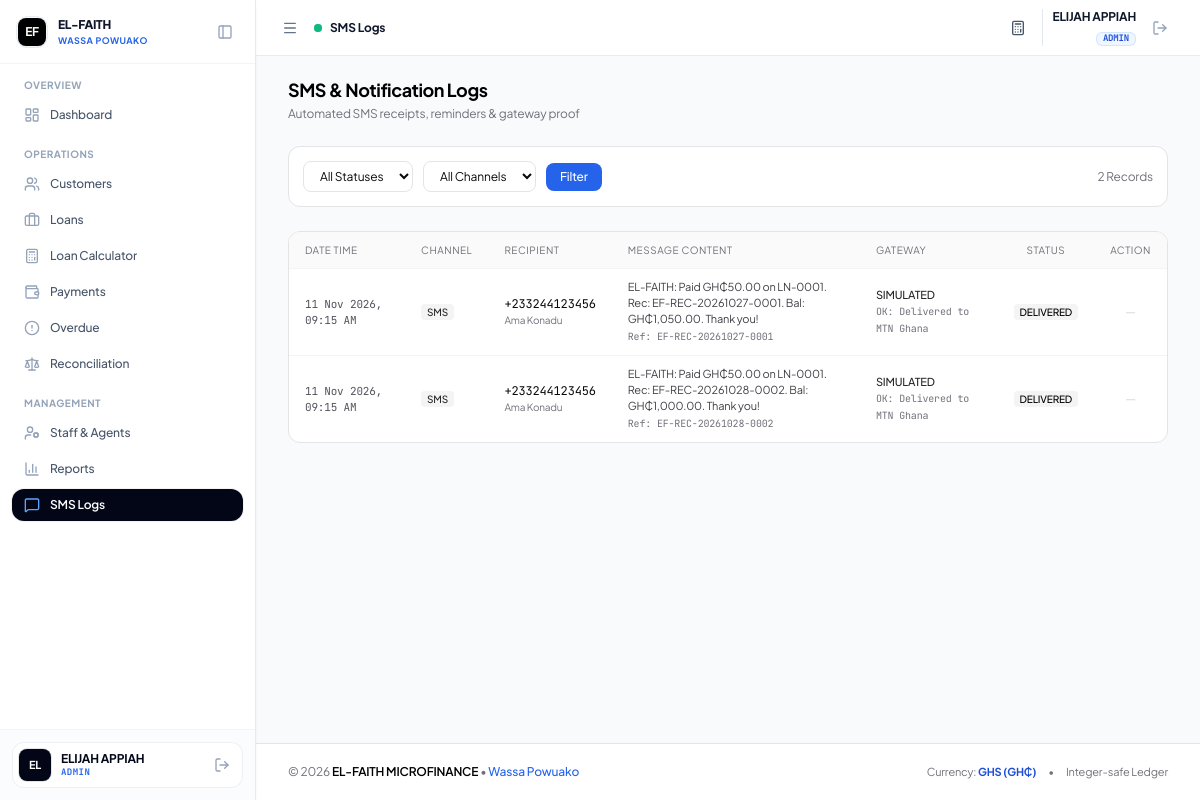
The page /admin/notifications.php (signed in) on the database its author committed.
### tables this page shows
CREATE TABLE IF NOT EXISTS `notifications_log` (
  `id` INT AUTO_INCREMENT PRIMARY KEY,
  `channel` ENUM('sms', 'email') NOT NULL DEFAULT 'sms',
  `recipient` VARCHAR(150) NOT NULL,
  `customer_id` INT NULL,
  `payment_id` INT NULL,
  `message` TEXT NOT NULL,
  `status` ENUM('queued', 'sent', 'failed', 'delivered') NOT NULL DEFAULT 'queued',
  `attempts` INT NOT NULL DEFAULT 0,
  `provider` VARCHAR(50) NOT NULL DEFAULT 'simulated',
  `provider_response` TEXT NULL,
  `sent_at` DATETIME NULL,
  `created_at` DATETIME NOT NULL DEFAULT CURRENT_TIMESTAMP,
  CONSTRAINT `fk_notif_customer` FOREIGN KEY (`customer_id`) REFERENCES `customers` (`id`) ON DELETE SET NULL,
  CONSTRAINT `fk_notif_payment` FOREIGN KEY (`payment_id`) REFERENCES `payments` (`id`) ON DELETE SET NULL,
  INDEX `idx_notif_status` (`status`),
  INDEX `idx_notif_created` (`created_at`)
);

CREATE TABLE IF NOT EXISTS `customers` (
  `id` INT AUTO_INCREMENT PRIMARY KEY,
  `uuid` VARCHAR(36) NOT NULL UNIQUE,
  `customer_code` VARCHAR(30) NOT NULL UNIQUE,
  `full_name` VARCHAR(150) NOT NULL,
  `phone` VARCHAR(20) NOT NULL,
  `alt_phone` VARCHAR(20) NULL,
  `id_type` VARCHAR(50) NOT NULL DEFAULT 'Ghana Card',
  `id_number` VARCHAR(50) NOT NULL,
  `residential_address` TEXT NOT NULL,
  `location_landmark` VARCHAR(255) NOT NULL,
  `gps_lat` DECIMAL(10, 8) NULL,
  `gps_lng` DECIMAL(11, 8) NULL,
  `occupation` VARCHAR(100) NOT NULL,
  `guarantor_name` VARCHAR(150) NOT NULL,
  `guarantor_phone` VARCHAR(20) NOT NULL,
  `guarantor_relation` VARCHAR(50) NOT NULL,
  `guarantor_address` TEXT NULL,
  `assigned_agent_id` INT NULL,
  `created_by` INT NOT NULL,
  `status` ENUM('active', 'inactive', 'blacklisted') NOT NULL DEFAULT 'active',
  `notes` TEXT NULL,
  `deleted_at` DATETIME NULL,
  `created_at` DATETIME NOT NULL DEFAULT CURRENT_TIMESTAMP,
  `updated_at` DATETIME NOT NULL DEFAULT CURRENT_TIMESTAMP ON UPDATE CURRENT_TIMESTAMP,
  CONSTRAINT `fk_customers_assigned_agent` FOREIGN KEY (`assigned_agent_id`) REFERENCES `users` (`id`) ON DELETE SET NULL,
  CONSTRAINT `fk_customers_created_by` FOREIGN KEY (`created_by`) REFERENCES `users` (`id`),
  INDEX `idx_customers_assigned_agent` (`assigned_agent_id`),
  INDEX `idx_customers_phone` (`phone`),
  INDEX `idx_customers_id_number` (`id_number`),
  INDEX `idx_customers_status` (`status`),
  INDEX `idx_customers_deleted_at` (`deleted_at`)
);

CREATE TABLE IF NOT EXISTS `payments` (
  `id` INT AUTO_INCREMENT PRIMARY KEY,
  `uuid` VARCHAR(36) NOT NULL UNIQUE,
  `receipt_number` VARCHAR(40) NOT NULL UNIQUE,
  `loan_id` INT NOT NULL,
  `customer_id` INT NOT NULL,
  `agent_id` INT NOT NULL,
  `amount_pesewas` BIGINT NOT NULL,
  `payment_method` ENUM('cash', 'momo', 'bank_transfer') NOT NULL DEFAULT 'cash',
  `momo_reference` VARCHAR(100) NULL,
  `collection_timestamp` DATETIME NOT NULL DEFAULT CURRENT_TIMESTAMP,
  `gps_lat` DECIMAL(10, 8) NULL,
  `gps_lng` DECIMAL(11, 8) NULL,
  `note` TEXT NULL,
  `is_reversal` TINYINT(1) NOT NULL DEFAULT 0,
  `reversal_of_payment_id` INT NULL,
  `reversal_reason` TEXT NULL,
  `status` ENUM('recorded', 'reversed') NOT NULL DEFAULT 'recorded',
  `created_at` DATETIME NOT NULL DEFAULT CURRENT_TIMESTAMP,
  CONSTRAINT `fk_payments_loan` FOREIGN KEY (`loan_id`) REFERENCES `loans` (`id`),
  CONSTRAINT `fk_payments_customer` FOREIGN KEY (`customer_id`) REFERENCES `customers` (`id`),
  CONSTRAINT `fk_payments_agent` FOREIGN KEY (`agent_id`) REFERENCES `users` (`id`),
  CONSTRAINT `fk_payments_reversal` FOREIGN KEY (`reversal_of_payment_id`) REFERENCES `payments` (`id`) ON DELETE SET NULL,
  INDEX `idx_payments_loan` (`loan_id`),
  INDEX `idx_payments_customer` (`customer_id`),
  INDEX `idx_payments_agent` (`agent_id`),
  INDEX `idx_payments_created` (`collection_timestamp`),
  INDEX `idx_payments_method` (`payment_method`),
  INDEX `idx_payments_status` (`status`)
);

### admin/notifications.php (the view, shortened to what this page needs)
<?php
require_once __DIR__ . '/../includes/functions.php';
require_once __DIR__ . '/../includes/sms.php';
$sql = "
    SELECT n.*, c.full_name AS customer_name, p.receipt_number
    FROM notifications_log n
    LEFT JOIN customers c ON n.customer_id = c.id
    LEFT JOIN payments p ON n.payment_id = p.id
    WHERE 1=1
";
$params = [];
$sql .= " ORDER BY n.created_at DESC LIMIT 100";
$stmt = $pdo->prepare($sql);
$stmt->execute($params);
$logs = $stmt->fetchAll();
include __DIR__ . '/../includes/header.php';
?>
<div class="space-y-6">
    <div class="flex flex-col sm:flex-row sm:items-center justify-between gap-3">
        <div>
            <h1 class="text-lg font-bold text-black tracking-tight">SMS & Notification Logs</h1>
            <p class="text-xs text-zinc-500 mt-0.5">Automated SMS receipts, reminders & gateway proof</p>
        </div>
    </div>
    <div class="bg-white rounded-xl border border-zinc-200 p-3.5 flex flex-col sm:flex-row items-center justify-between gap-3 text-xs">
        <form method="GET" class="flex flex-wrap items-center gap-2.5">
            <div>
                <select name="status" class="px-3 py-1.5 bg-white border border-zinc-200 rounded-lg text-xs text-zinc-950 focus:outline-none focus:border-blue-600 focus:ring-1 focus:ring-blue-600">
                    <option value="">All Statuses</option>
                </select>
            </div>
            <div>
                <select name="channel" class="px-3 py-1.5 bg-white border border-zinc-200 rounded-lg text-xs text-zinc-950 focus:outline-none focus:border-blue-600 focus:ring-1 focus:ring-blue-600">
                    <option value="">All Channels</option>
                </select>
            </div>
            <button type="submit" class="px-3.5 py-1.5 bg-blue-600 text-white rounded-lg text-xs font-medium hover:bg-blue-700 transition">
                Filter
            </button>
        </form>
        <span class="text-zinc-500 text-xs"><?= count($logs) ?> Records</span>
    </div>
    <div class="bg-white rounded-xl border border-zinc-200 overflow-hidden">
        <div class="overflow-x-auto">
            <table class="w-full text-left text-xs">
                <thead class="bg-zinc-50 text-zinc-500 uppercase font-medium text-[10px] tracking-wider border-b border-zinc-100">
                    <tr>
                        <th class="py-2.5 px-4 font-normal">Date Time</th>
                        <th class="py-2.5 px-4 font-normal">Channel</th>
                        <th class="py-2.5 px-4 font-normal">Recipient</th>
                        <th class="py-2.5 px-4 font-normal">Message Content</th>
                        <th class="py-2.5 px-4 font-normal">Gateway</th>
                        <th class="py-2.5 px-4 text-center font-normal">Status</th>
                        <th class="py-2.5 px-4 text-center font-normal">Action</th>
                    </tr>
                </thead>
                <tbody class="divide-y divide-zinc-100">
                    <?php if (empty($logs)): ?>
                        <tr>
                            <td colspan="7" class="py-8 text-center text-zinc-500">
                                No notification logs found.
                            </td>
                        </tr>
                    <?php else: ?>
                        <?php foreach ($logs as $l): ?>
                            <tr class="hover:bg-blue-50/30 transition">
                                <td class="py-2.5 px-4 text-zinc-600 font-mono text-[11px]">
                                    <?= date('d M Y, h:i A', strtotime($l['created_at'])) ?>
                                </td>
                                <td class="py-2.5 px-4">
                                    <span class="px-1.5 py-0.5 rounded text-[10px] font-medium uppercase bg-zinc-100 text-zinc-800">
                                        <?= strtoupper($l['channel']) ?>
                                    </span>
                                </td>
                                <td class="py-2.5 px-4 font-mono text-zinc-950">
                                    <?= htmlspecialchars($l['recipient']) ?>
                                    <?php if ($l['customer_name']): ?>
                                        <span class="block font-sans text-[10px] text-zinc-500"><?= htmlspecialchars($l['customer_name']) ?></span>
                                    <?php endif; ?>
                                </td>
                                <td class="py-2.5 px-4 max-w-sm text-zinc-700 text-[11px]">
                                    <?= htmlspecialchars($l['message']) ?>
                                    <?php if ($l['receipt_number']): ?>
                                        <span class="block font-mono text-[10px] text-zinc-500 mt-0.5">Ref: <?= htmlspecialchars($l['receipt_number']) ?></span>
                                    <?php endif; ?>
                                </td>
                                <td class="py-2.5 px-4 text-[11px] text-zinc-600">
                                    <span class="text-zinc-800 uppercase block font-medium"><?= htmlspecialchars($l['provider']) ?></span>
                                    <span class="text-zinc-500 font-mono text-[10px]"><?= htmlspecialchars($l['provider_response'] ?? 'Pending Response') ?></span>
                                </td>
                                <td class="py-2.5 px-4 text-center">
                                    <?php
                                        $sc = 'bg-zinc-100 text-zinc-800';
                                        if ($l['status'] === 'delivered') $sc = 'bg-zinc-100 text-black font-medium';
                                        elseif ($l['status'] === 'failed') $sc = 'bg-zinc-200 text-black font-bold';
                                        elseif ($l['status'] === 'queued') $sc = 'bg-zinc-50 text-zinc-600';
                                    ?>
                                    <span class="px-1.5 py-0.5 rounded text-[10px] uppercase <?= $sc ?>">
                                        <?= htmlspecialchars($l['status']) ?>
                                    </span>
                                </td>
                                <td class="py-2.5 px-4 text-center">
                                    <?php if ($l['status'] === 'failed' || $l['status'] === 'queued'): ?>
                                        <a href="<?= BASE_URL ?>/admin/notifications.php?retry_id=<?= $l['id'] ?>" class="text-[11px] text-black font-medium underline">
                                            Retry
                                        </a>
                                    <?php else: ?>
                                        <span class="text-zinc-300">—</span>
                                    <?php endif; ?>
                                </td>
                            </tr>
                        <?php endforeach; ?>
                    <?php endif; ?>
                </tbody>
            </table>
        </div>
    </div>
</div>
<?php include __DIR__ . '/../includes/footer.php'; ?>

### includes/header.php (style rules this page uses)
body { -webkit-overflow-scrolling: touch; background-color: #f8fafc; color: #090d16; letter-spacing: -0.011em; }

### rows shown on the page
notifications_log: created_at "11 Nov 2026, 09:15 AM", channel "SMS", recipient "+233244123456", customer.full_name "Ama Konadu", message "EL-FAITH: Paid GH₵50.00 on LN-0001. Rec: EF-REC-20261027-0001. Bal: GH₵1,050.00. Thank you!", payment.receipt_number "EF-REC-20261027-0001", provider "SIMULATED", provider_response "OK: Delivered to MTN Ghana", status "DELIVERED"
notifications_log: created_at "11 Nov 2026, 09:15 AM", channel "SMS", recipient "+233244123456", customer.full_name "Ama Konadu", message "EL-FAITH: Paid GH₵50.00 on LN-0001. Rec: EF-REC-20261028-0002. Bal: GH₵1,000.00. Thank you!", payment.receipt_number "EF-REC-20261028-0002", provider "SIMULATED", provider_response "OK: Delivered to MTN Ghana", status "DELIVERED"

### other values the page prints
BRANCH_NAME "WASSA POWUAKO"
$sectionName "OVERVIEW"
$item['label'] "Dashboard"
$sectionName "OPERATIONS"
$item['label'] "Customers"
$item['label'] "Loans"
$item['label'] "Loan Calculator"
$item['label'] "Payments"
$item['label'] "Overdue"
$item['label'] "Reconciliation"
$sectionName "MANAGEMENT"
$item['label'] "Staff & Agents"
$item['label'] "Reports"
$item['label'] "SMS Logs"
$initials "EL"
